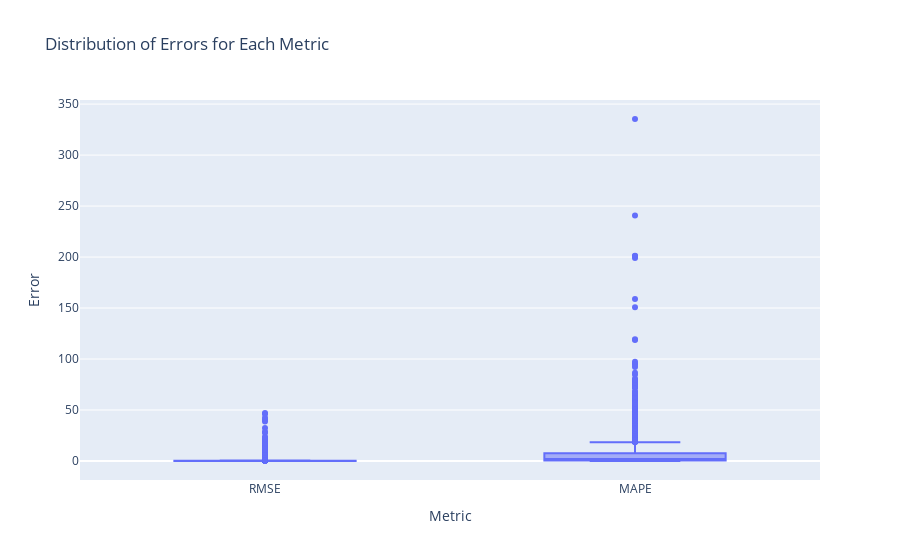

Write notebook code for a chart like this one.
### Code cell
from utils import evaluate_model

# Calculate the sample weights based on the frequency of each product
product_counts = X_train['ProductCode_encoded'].value_counts()
sample_weights = X_train['ProductCode_encoded'].map(lambda x: 1 / product_counts[x])

rf_regr.fit(X_train, y_train, sample_weight=sample_weights)

evaluate_model(rf_regr, X_train, y_train, X_test, y_test, products_to_keep, labels_dict)

### Figure 1 — Plotly figure (JSON) as saved in the notebook; plotly's stock layout.template omitted (floating-point values rounded to 4 significant figures; data arrays with more than 128 entries replaced by an {"elided": "..."} marker saying what was removed)
{"data": [{"alignmentgroup": "True", "hovertemplate": "Metric=%{x}<br>Error=%{y}<extra></extra>", "legendgroup": "", "marker": {"color": "#636efa"}, "name": "", "notched": false, "offsetgroup": "", "orientation": "v", "showlegend": false, "type": "box", "x": {"elided": "3166 str values"}, "x0": " ", "xaxis": "x", "y": {"elided": "3166 float values"}, "y0": " ", "yaxis": "y"}], "layout": {"boxmode": "group", "legend": {"tracegroupgap": 0}, "title": {"text": "Distribution of Errors for Each Metric"}, "xaxis": {"anchor": "y", "domain": [0, 1], "title": {"text": "Metric"}}, "yaxis": {"anchor": "x", "domain": [0, 1], "title": {"text": "Error"}}}}
